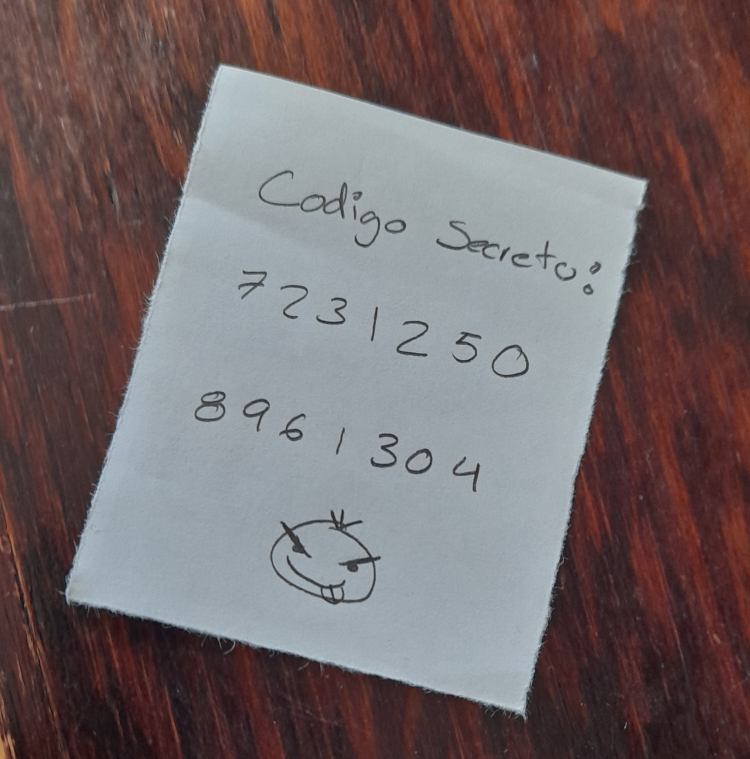
#> input picture imgs/Doc1.jpg, 2250 x 2275 px (shown at 1/3 size)
$ python scan_v2.py
#> lines starting #> are read from the running program, lines starting #| are printed output that depends on the picture; after the words box and inside, x2 and y2 are one past the last pixel; in counts of white or black regions, pixels touching at a corner belong together
import cv2
import numpy as np
import pytesseract

# https://github.com/UB-Mannheim/tesseract/wiki
pytesseract.pytesseract.tesseract_cmd = r'C:\Program Files\Tesseract-OCR\tesseract.exe'

def ordenar_puntos(puntos):
	n_puntos = np.concatenate([puntos[0], puntos[1], puntos[2], puntos[3]]).tolist()

	y_order = sorted(n_puntos, key=lambda n_puntos: n_puntos[1])

	x1_order = y_order[:2]
	x1_order = sorted(x1_order, key=lambda x1_order: x1_order[0])

	x2_order = y_order[2:4]
	x2_order = sorted(x2_order, key=lambda x2_order: x2_order[0])

	return [x1_order[0], x1_order[1], x2_order[0], x2_order[1]]

image = cv2.imread(r"imgs/Doc1.jpg")
#> image is the input picture: shape (2275, 2250, 3); mean B, G, R 104.1, 102.6, 115.2

gray = cv2.cvtColor(image, cv2.COLOR_BGR2GRAY)
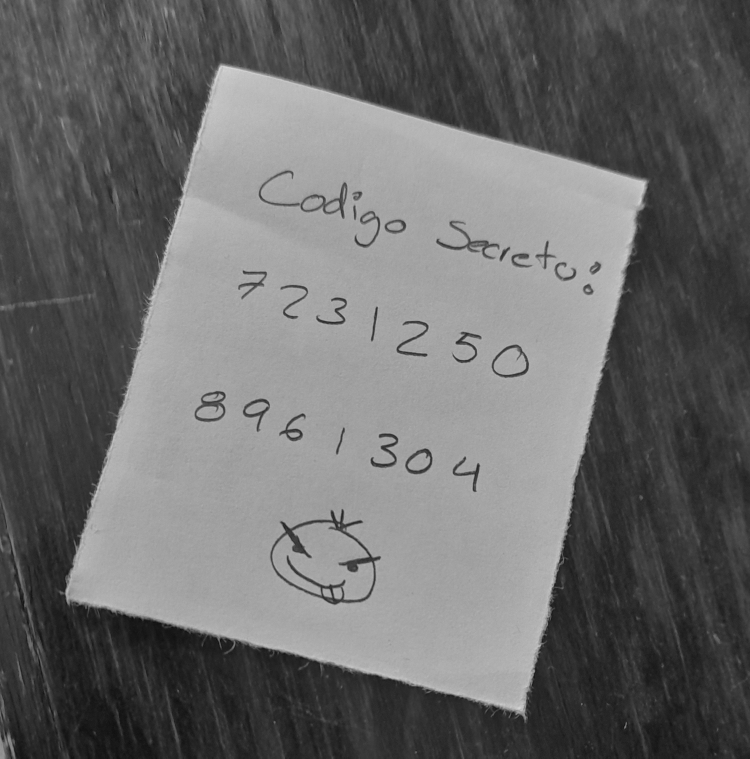
#> gray: shape (2275, 2250) (shown at 1/3 size); min 7, max 220, mean 106.5
canny = cv2.Canny(gray, 10, 150)
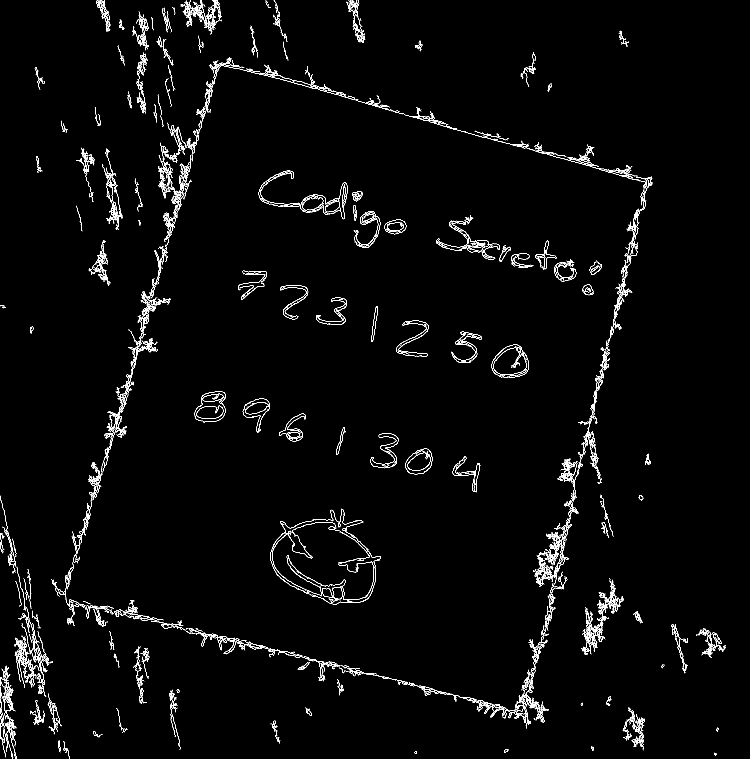
#> canny: shape (2275, 2250) (shown at 1/3 size); 1.6% white in thin lines or dots
canny = cv2.dilate(canny, None, iterations=1)
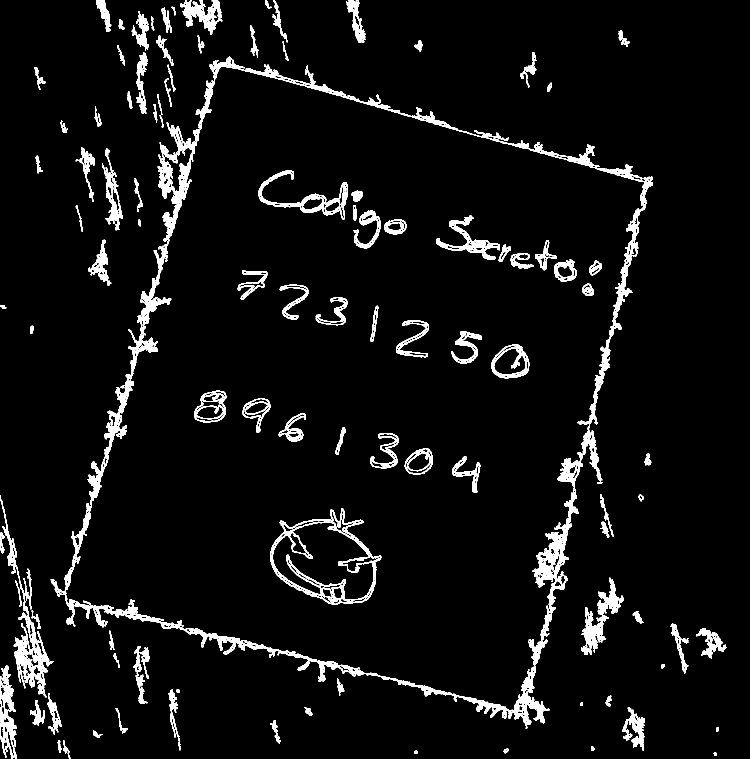
#> canny: shape (2275, 2250) (shown at 1/3 size); 5.1% white; 108 white regions

cnts = cv2.findContours(canny, cv2.RETR_EXTERNAL, cv2.CHAIN_APPROX_SIMPLE)[0]
#> cnts = 79 contours; largest, box (x1, y1, x2, y2) and area: (152, 170, 1958, 2186) 2342972, (0, 1486, 160, 2092) 12141, (1743, 1733, 1872, 1965) 7962, (0, 1996, 51, 2275) 7440, (541, 0, 667, 105) 5820
cnts = sorted(cnts, key=cv2.contourArea, reverse=True)[:1]
#> cnts = 1 contour; box (x1, y1, x2, y2) and area: (152, 170, 1958, 2186) 2342972

for c in cnts:
	epsilon = 0.01*cv2.arcLength(c,True)
	approx = cv2.approxPolyDP(c,epsilon,True)

	if len(approx)==4:
		cv2.drawContours(image, [approx], 0, (0,255,255),2)

		puntos = ordenar_puntos(approx)

		cv2.circle(image, tuple(puntos[0]), 7, (255,0,0), 2)
		cv2.circle(image, tuple(puntos[1]), 7, (0,255,0), 2)
		cv2.circle(image, tuple(puntos[2]), 7, (0,0,255), 2)
		cv2.circle(image, tuple(puntos[3]), 7, (255,255,0), 2)

		pts1 = np.float32(puntos)
		pts2 = np.float32([[0,0],[270,0],[0,310],[270,310]])
		M = cv2.getPerspectiveTransform(pts1,pts2)
		dst = cv2.warpPerspective(gray,M,(270,310))
		cv2.imshow('dst', dst)

#> (the run stopped early here; a loop or call above may not have finished)

$ run again, with imgs/Doc2.jpg copied over imgs/Doc1.jpg
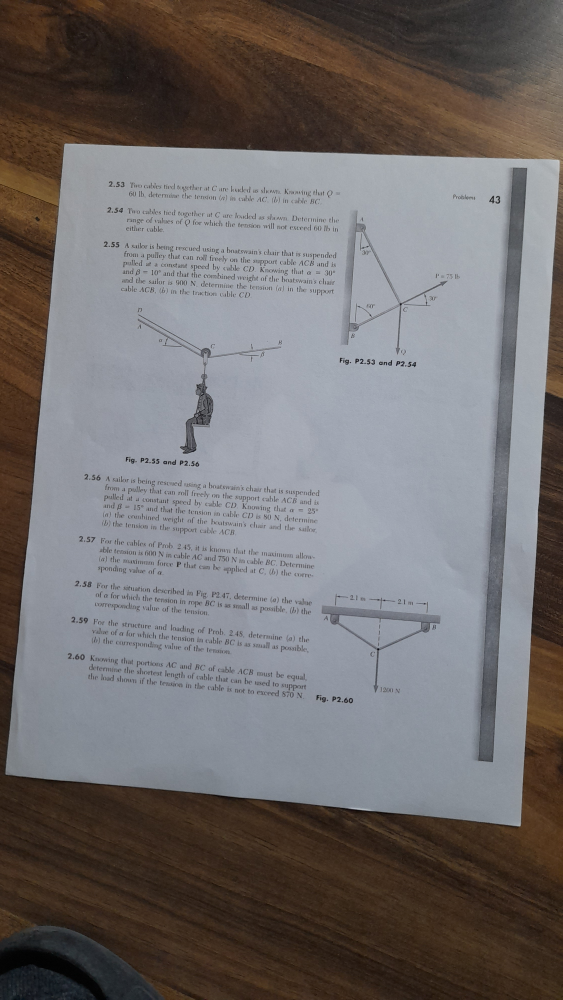
#> input picture imgs/Doc2.jpg, 2250 x 4000 px (shown at 1/4 size)
#> image is the input picture: shape (4000, 2250, 3); mean B, G, R 109.1, 109.1, 113.3
#> `canny = cv2.dilate(canny, None, iterations=1)`:
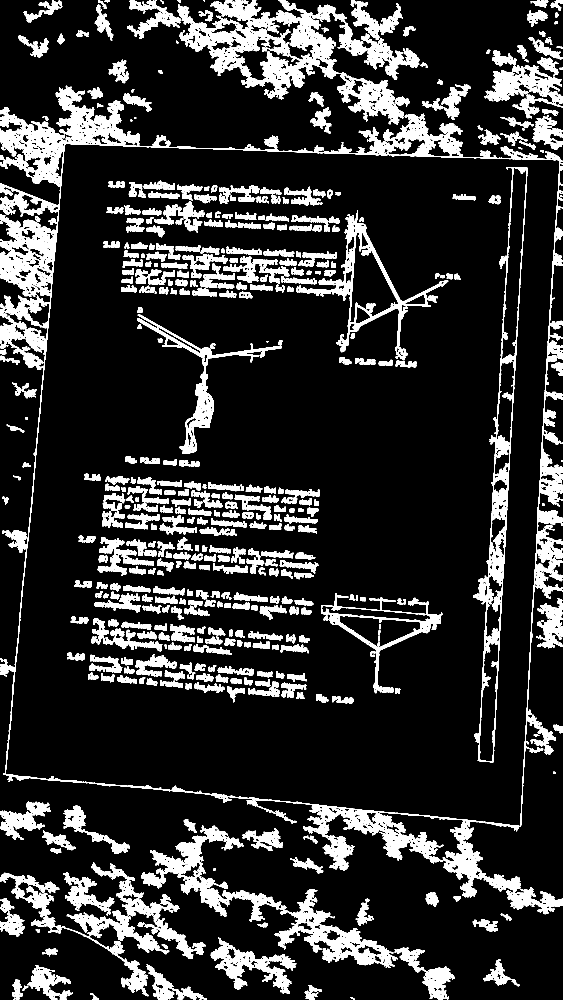
#> canny: shape (4000, 2250) (shown at 1/4 size); 14.8% white; 909 white regions
#> `cnts = cv2.findContours(canny, cv2.RETR_EXTERNAL, cv2.CHAIN_APPROX_SIM..`: cnts = 134 contours, 1 with area under 20; largest, box (x1, y1, x2, y2) and area: (0, 343, 2250, 3590) 5604456, (708, 0, 1678, 498) 148844, (1098, 3556, 1591, 3872) 44020, (564, 3301, 1125, 3685) 43993, (843, 3751, 1185, 3974) 24352
#> `cnts = sorted(cnts, key=cv2.contourArea, reverse=True)[:1]`: cnts = 1 contour; box (x1, y1, x2, y2) and area: (0, 343, 2250, 3590) 5604456

$ run again, with imgs/Doc3.jpg copied over imgs/Doc1.jpg
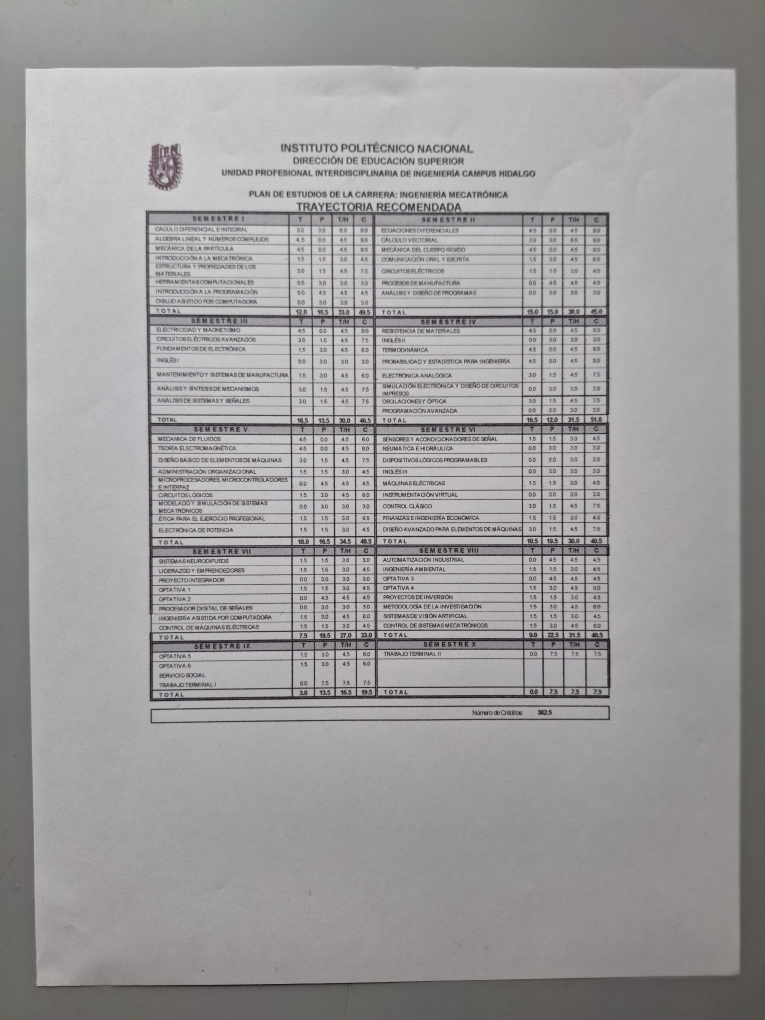
#> input picture imgs/Doc3.jpg, 3060 x 4080 px (shown at 1/4 size)
#> image is the input picture: shape (4080, 3060, 3); mean B, G, R 155.9, 154.9, 156.8
#> `canny = cv2.dilate(canny, None, iterations=1)`:
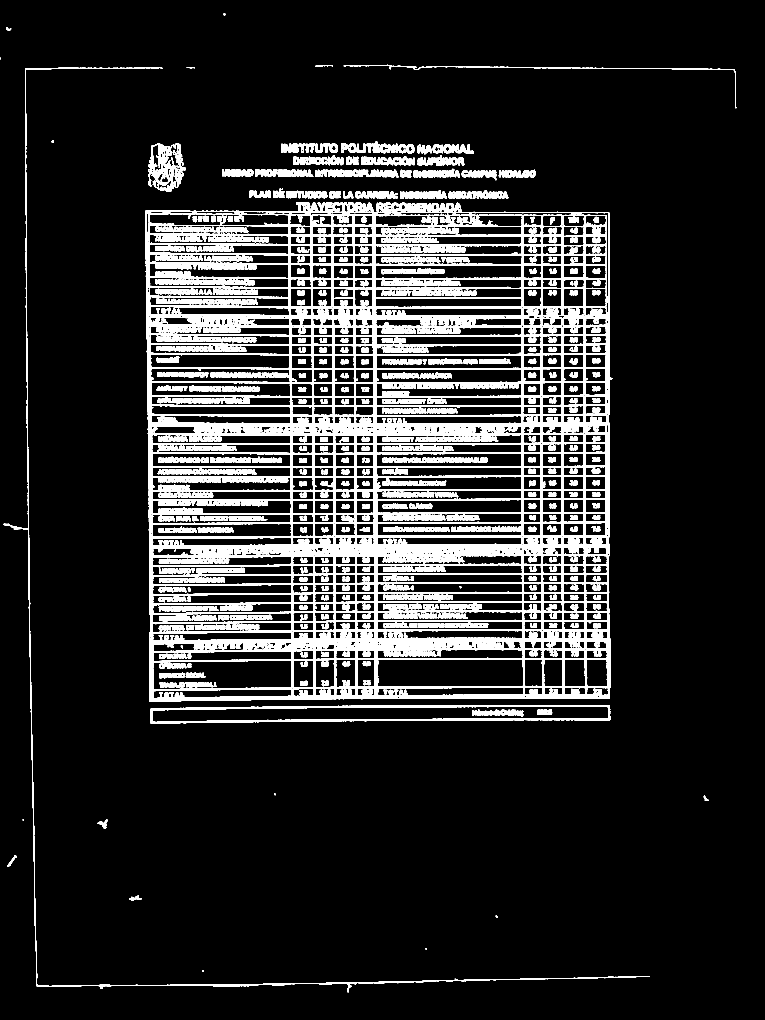
#> canny: shape (4080, 3060) (shown at 1/4 size); 11.8% white; 811 white regions (5 under 20 px)
#> `cnts = cv2.findContours(canny, cv2.RETR_EXTERNAL, cv2.CHAIN_APPROX_SIM..`: cnts = 115 contours, 2 with area under 20; largest, box (x1, y1, x2, y2) and area: (582, 809, 2450, 2807) 3610989, (600, 2820, 2441, 2895) 110072, (593, 574, 742, 767) 18284, (15, 269, 2600, 3956) 17032, (1375, 259, 2945, 433) 3934
#> `cnts = sorted(cnts, key=cv2.contourArea, reverse=True)[:1]`: cnts = 1 contour; box (x1, y1, x2, y2) and area: (582, 809, 2450, 2807) 3610989
